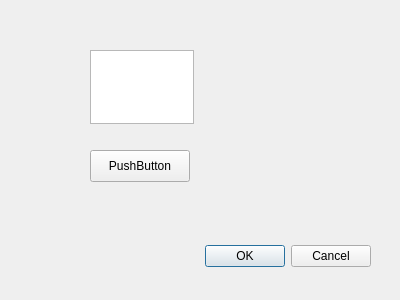
<?xml version="1.0" encoding="UTF-8"?>
<ui version="4.0">
 <class>Dialog</class>
 <widget class="QDialog" name="Dialog">
  <property name="geometry">
   <rect>
    <x>0</x>
    <y>0</y>
    <width>400</width>
    <height>300</height>
   </rect>
  </property>
  <property name="windowTitle">
   <string>Dialog</string>
  </property>
  <widget class="QDialogButtonBox" name="buttonBox">
   <property name="geometry">
    <rect>
     <x>30</x>
     <y>240</y>
     <width>341</width>
     <height>32</height>
    </rect>
   </property>
   <property name="orientation">
    <enum>Qt::Orientation::Horizontal</enum>
   </property>
   <property name="standardButtons">
    <set>QDialogButtonBox::StandardButton::Cancel|QDialogButtonBox::StandardButton::Ok</set>
   </property>
  </widget>
  <widget class="QTextEdit" name="textEdit">
   <property name="geometry">
    <rect>
     <x>90</x>
     <y>50</y>
     <width>104</width>
     <height>74</height>
    </rect>
   </property>
  </widget>
  <widget class="QPushButton" name="pushButton">
   <property name="geometry">
    <rect>
     <x>90</x>
     <y>150</y>
     <width>100</width>
     <height>32</height>
    </rect>
   </property>
   <property name="text">
    <string>PushButton</string>
   </property>
  </widget>
 </widget>
 <resources/>
 <connections>
  <connection>
   <sender>buttonBox</sender>
   <signal>accepted()</signal>
   <receiver>Dialog</receiver>
   <slot>accept()</slot>
   <hints>
    <hint type="sourcelabel">
     <x>248</x>
     <y>254</y>
    </hint>
    <hint type="destinationlabel">
     <x>157</x>
     <y>274</y>
    </hint>
   </hints>
  </connection>
  <connection>
   <sender>buttonBox</sender>
   <signal>rejected()</signal>
   <receiver>Dialog</receiver>
   <slot>reject()</slot>
   <hints>
    <hint type="sourcelabel">
     <x>316</x>
     <y>260</y>
    </hint>
    <hint type="destinationlabel">
     <x>286</x>
     <y>274</y>
    </hint>
   </hints>
  </connection>
 </connections>
</ui>
